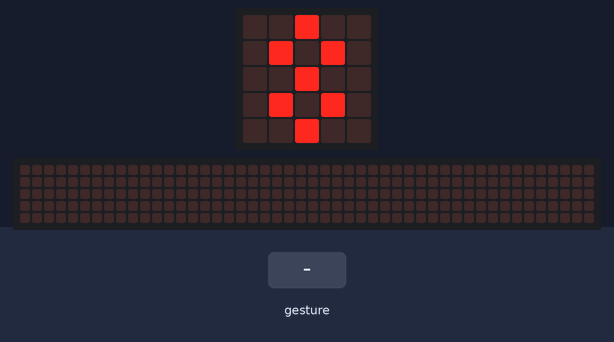
This program was run on a simulated BBC micro:bit running MicroPython. On the bench: the board's 5×5 LED display, a strip that is not on the board, showing the scrolling text unrolled. Inputs (shaded band) come from the test bench. Random numbers come from a fixed seed; a tilt is held for 1.5 s and a shake lasts 1 s, then the board lies face up again; the 48×5 strip is a reading aid, not a part: it shows the text the display is scrolling, unrolled, one strip-width of it at a time.

Above: at 1.2 s.
1.3 s: gesture 'shake'
At 1.57 s:
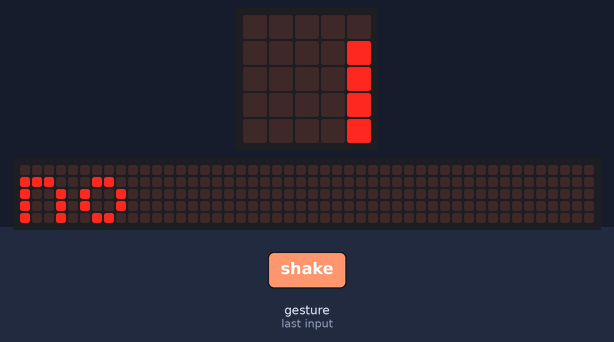
3.4 s: gesture 'shake'
At 3.67 s:
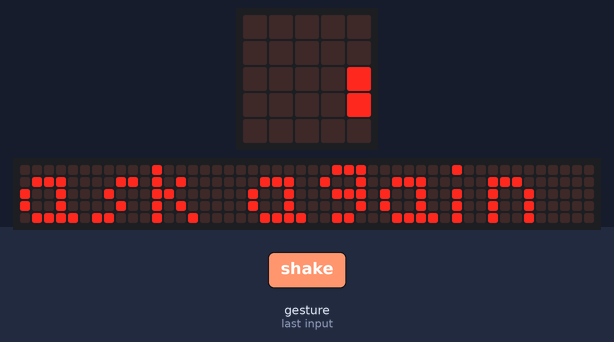

Measured:
- after the input at 1.3 s, the display: changes after 0.20 s (image 1)

The program:

ex09_magic_8_ball.py
```python
from microbit import *
from random import *

image8 = Image( "00900:"
                "09090:"
                "00900:"
                "09090:"
                "00900:")

while True:
    display.show(image8)
    if accelerometer.was_gesture("shake"):
        value = randint(1,6)
        if value == 1:
            display.scroll("yes")
        elif value == 2:
            display.scroll("no")
        elif value == 3:
            display.scroll("maybe")
        elif value == 4:
            display.scroll("try again")
        elif value == 5:
            display.scroll("ask again later")
        else:
            display.scroll("don't count on it")
```
